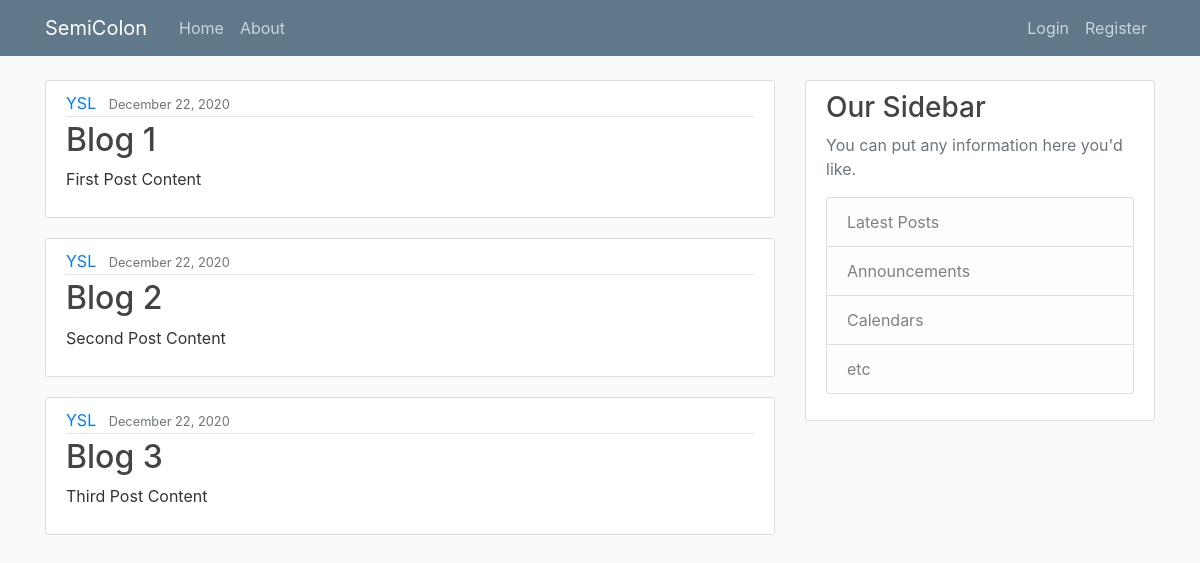
/blog/, run on an earlier commit of the app's database.
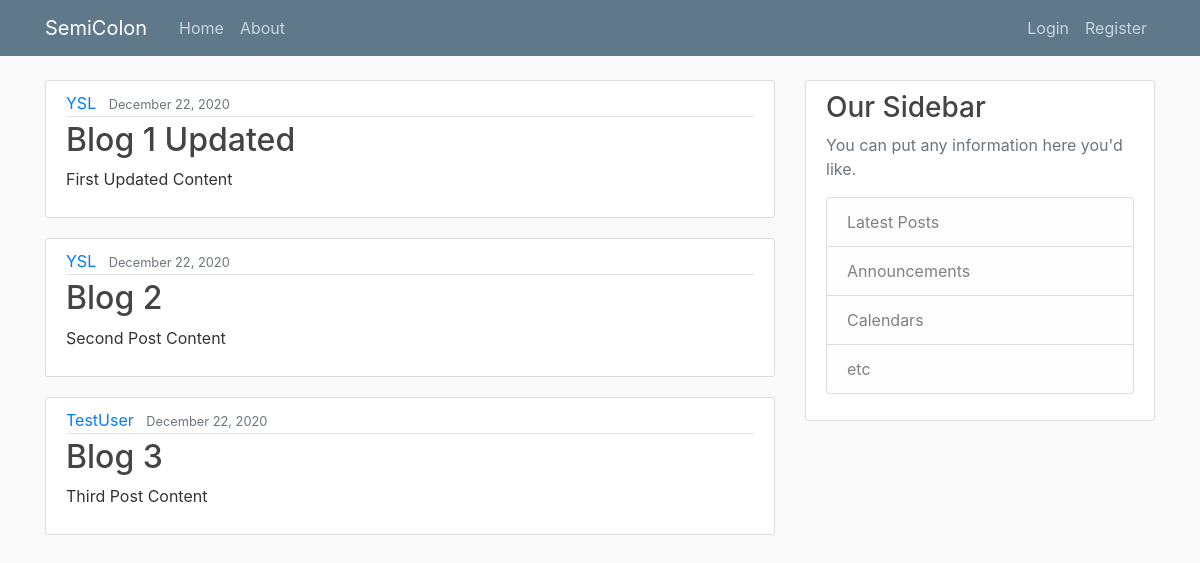
And on a later commit of the database.
### blog/models.py (models this page shows, shortened)
class Post(models.Model):
    title = models.CharField(max_length=100)
    content = models.TextField()
    date_posted = models.DateTimeField(default=timezone.now)
    author = models.ForeignKey(User, on_delete=models.CASCADE)

### blog/views.py (the view)
# urls.py: path('', views.home, name='blog-home'),
def home(request):
    context = {
        'posts': Post.objects.all()
    }
    return render(request, 'blog/home.html', context)

### blog/templates/blog/home.html
{% extends "blog/base.html" %} {% block content%}
{% for post in posts %}
<article class="media content-section">
  <div class="media-body">
    <div class="article-metadata">
      <a class="mr-2" href="#">{{ post.author }}</a>
      <small class="text-muted">{{ post.date_posted|date:'F d, Y' }}</small>
    </div>
    <h2><a class="article-title" href="#">{{ post.title }}</a></h2>
    <p class="article-content">{{ post.content }}</p>
  </div>
</article>
{% endfor %} {% endblock content %}

What changed in the data, as far as the page shows it:
changed Post: title "Blog 1" → "Blog 1 Updated"; content "First Post Content" → "First Updated Content"
changed Post "Blog 3": author "YSL" → "TestUser"
